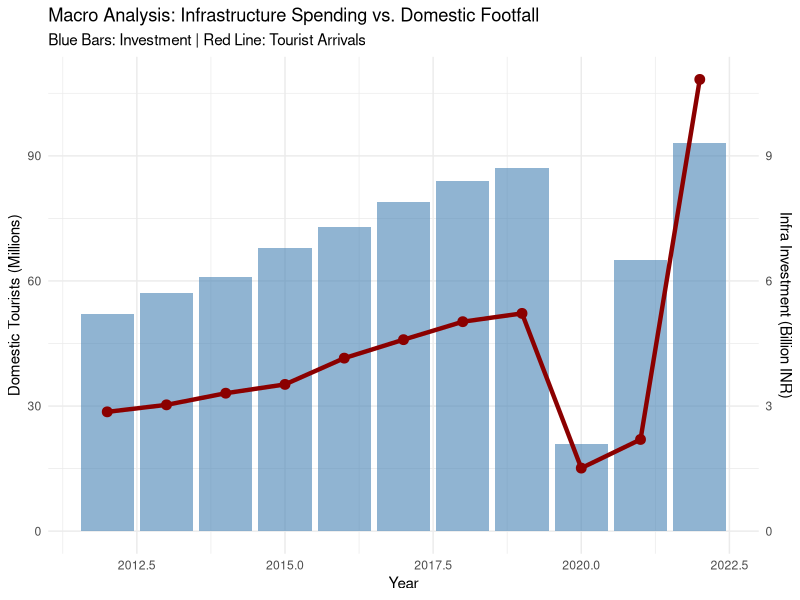

Source code (R):
# Load Libraries
library(ggplot2)
library(dplyr)
library(tidyr)

# 1. Macro Data from your Tables
macro_data <- data.frame(
  Year = 2012:2022,
  Domestic_M = c(28.61, 30.29, 33.08, 35.19, 41.49, 45.92, 50.23, 52.22, 15.12, 21.99, 108.33),
  Infra_Invest_Billion = c(5.2, 5.7, 6.1, 6.8, 7.3, 7.9, 8.4, 8.7, 2.1, 6.5, 9.3)
)

# 2. Creating a Dual-Axis Plot: Footfall vs. Investment
# We scale Investment to match the Millions of tourists for visual clarity
coeff <- 10  

ggplot(macro_data, aes(x = Year)) +
  # Bar chart for Infrastructure Investment
  geom_bar(aes(y = Infra_Invest_Billion * coeff), stat = "identity", fill = "steelblue", alpha = 0.6) +
  # Line chart for Domestic Footfall
  geom_line(aes(y = Domestic_M), color = "darkred", size = 1.5) +
  geom_point(aes(y = Domestic_M), color = "darkred", size = 3) +
  # Dual Axis Setup
  scale_y_continuous(
    name = "Domestic Tourists (Millions)",
    sec.axis = sec_axis(~./coeff, name = "Infra Investment (Billion INR)")
  ) +
  labs(
    title = "Macro Analysis: Infrastructure Spending vs. Domestic Footfall",
    subtitle = "Blue Bars: Investment | Red Line: Tourist Arrivals",
    x = "Year"
  ) +
  theme_minimal()
